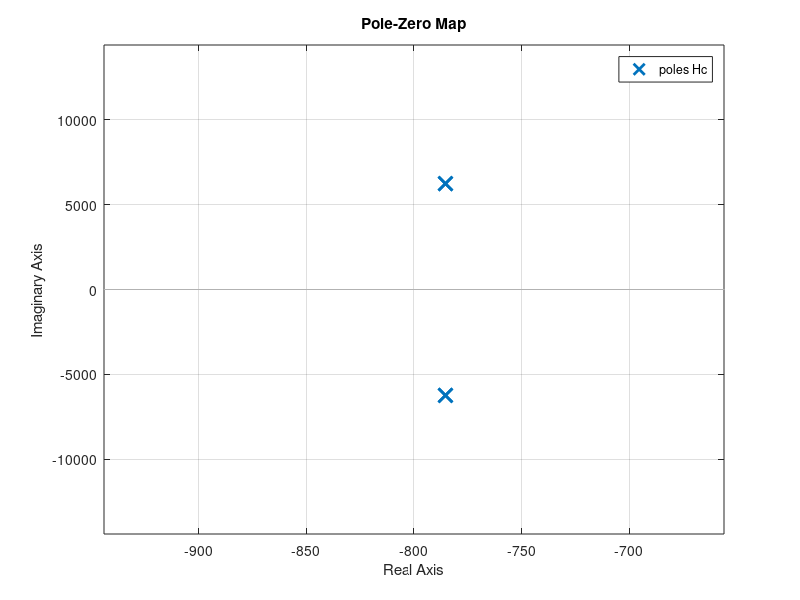
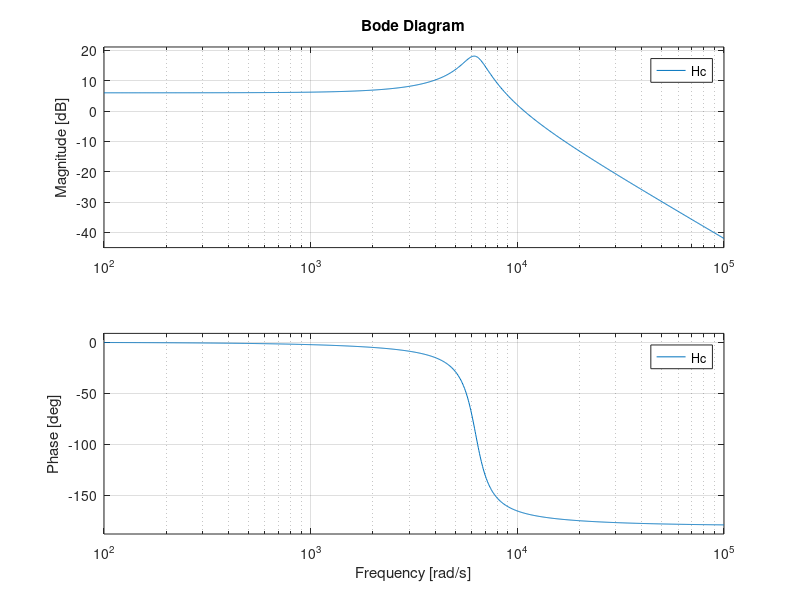
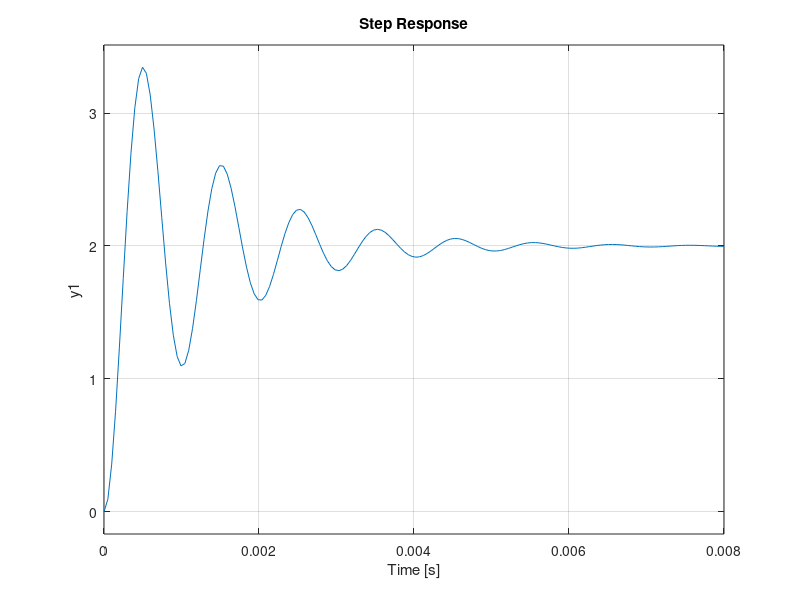

MATLAB code for these plots, in order:
% Gegevens
fn = 1000; % 1kHz
K  = 2;    % 6dB
Q  = 4;

wn = 2*pi*fn;
H_N = K * [0     0        1];
H_D =     [1/wn^2  1/(Q*wn) 1];
H = tf(H_N, H_D) % H_N / H_D;

% Figuren uit gegevens
figure(1); hold on; pzmap(H); figure(2); hold on; bode(H); figure(3); hold on; step(H);

% Ontwerpvergelijkingen
C2 = 1;
R=1/(C2*K*Q*wn);
R5=R*(2*K-1);
C1=1/(wn^2*C2*R5*R);

% Impedantieschaling
ISF= 10^9;
C1 = C1/ISF, C2 = C2/ISF                        % OUTPUT: C1 = 2.1333e-08   C2 = 1.0000e-09
R  = R*ISF, R5 = R5*ISF                         % OUTPUT: R  = 1.9894e+04   R5 = 5.9683e+04

% K, wn, fn, en Q uit componenten
Kc  = (R+R5)/(2*R)                              % OUTPUT: 2  => OK
wnc = 1/sqrt(C1*C2*R*R5);                    
fnc = wnc/(2*pi)                                % OUTPUT: 1.0000e+03 => OK
Qc  = 2/(C2*wn*(R5+R))                          % OUTPUT: 4 => OK

% H uit componenten
H_Nc = ((R5+R)/(2*R)) * [0          0           1];
H_Dc =                  [C1*C2*R*R5 C2*(R5+R)/2 1];
Hc = tf(H_Nc, H_Dc);

% Figuren uit componentwaarden
figure(1); pzmap(Hc); figure(2); bode(Hc); figure(3); step(Hc);
